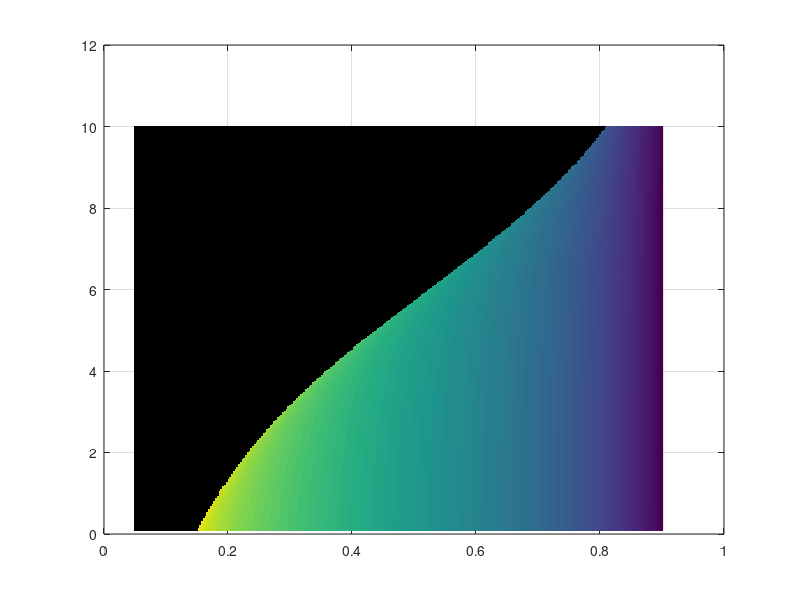

Recreate this plot in MATLAB. (Note: this script raises an error after producing the figure.)
% Make figure 3 in the ms, showing the flat steady intrusion length as a
% function of F and dT, with tipping point contours for different values of
% C. 
%
% 22/11/22 ATB, MIT license.
clear
addpath('functions')
%
% load the data
% 
f = load("data-for-figures/figure3_data.mat");
figure(1); clf; hold on; box on; grid on

%
% fill in the background
%
yl = [0.1, 10];
xl = [1e-1, 0.901]; %x and y limits of final plot
bgc = [67,85,90]/100; %background color
fill([xl, flip(xl)], [yl(1), yl(1), yl(end), yl(end)], bgc , 'FaceAlpha', 0.2)

%
% add map where finite intrusion exists
%
%contourf(f.F, f.dT, log10(f.intrusion_length), 30, 'linestyle', 'none');
p = imagesc(f.F, f.dT, log10(f.intrusion_length));
set(p, 'AlphaData',~isnan(f.intrusion_length));
ax = gca; set(ax, 'YDir', 'normal');
cc = colorbar; 
clabels = 10.^(-3:1:1);  
clabstring  =  ["10^{-3}", "10^{-2}", "10^{-1}", "10^{0}", "10^{1}"];
caxis(log10(clabels([1 end]))); 
set(cc,'Ticks',log10(clabels),'TickLabels', clabstring); 
cmap = cmocean('tempo'); colormap(cmap(20:end,:)); %remove final white shades
%cmap = cmocean('ice'); colormap(cmap(50:end-20,:)); %remove final white shades
cc.Label.String = 'dimensionless intrusion length';
cc.FontSize = 15;


%
% add the tipping point curves for different C
%
colmap = cmocean('matter',6);
colmap = colmap((length(colmap)-3):end, :);
colmap(1,:) = ([0.9490    0.5855    0.4038] + [ 0.8874    0.3829    0.3249])/2;
for i = 1:3
    plot(f.FF, f.dTc(i,:),  'color', colmap(i,:), 'linewidth', 2.2);
end

%
% add text labels
%
txt1 = text(0.11,8.5, 'unbounded intrusion', 'FontSize', 18, 'FontName', 'Helvetica', 'Interpreter', 'none');
txt2 = text(0.59,0.12, 'bounded intrusion', 'FontSize', 18, 'FontName', 'Helvetica', 'Interpreter', 'none');
txt3 = text(0.565, 5.1, '$C = 0.01$', 'Interpreter', 'Latex', 'Rotation', 45, 'Color', colmap(3,:), 'FontSize', 16);
txt4 = text(0.7, 5.3, '$C = 0.1$', 'Interpreter', 'Latex', 'Rotation', 48, 'Color', colmap(2,:), 'FontSize', 16);
txt5 = text(0.84, 5.9, '$C = 1$', 'Interpreter', 'Latex', 'Rotation', 55, 'Color', colmap(1,:), 'FontSize', 16);


%
% tidy things
%
set(gca, 'YScale', 'log')
ylim(yl)
xlim(xl)
xlabel('$F$', 'FontSize', 16, 'Interpreter','latex')
ylabel('$M$', 'FontSize', 16, 'Interpreter','latex')
ax = gca; ax.XTick = 0.1:0.2:0.9;
ax.FontSize = 18;
fig = gcf;
fig.Position(3:4) = [560,420];
cc.FontSize = 18;

